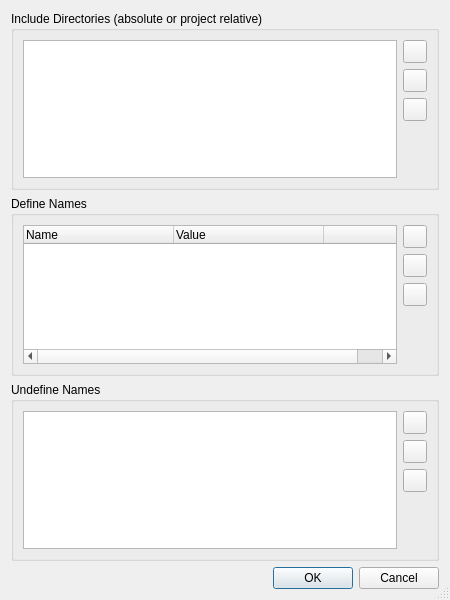
<?xml version="1.0" encoding="UTF-8"?>
<ui version="4.0">
 <class>IdlCompilerOptionsDialog</class>
 <widget class="QDialog" name="IdlCompilerOptionsDialog">
  <property name="geometry">
   <rect>
    <x>0</x>
    <y>0</y>
    <width>450</width>
    <height>600</height>
   </rect>
  </property>
  <property name="windowTitle">
   <string>IDL Compiler Options</string>
  </property>
  <property name="sizeGripEnabled">
   <bool>true</bool>
  </property>
  <layout class="QVBoxLayout" name="verticalLayout_4">
   <item>
    <widget class="QGroupBox" name="includeDirectoriesGroup">
     <property name="title">
      <string>Include Directories (absolute or project relative)</string>
     </property>
     <layout class="QHBoxLayout" name="horizontalLayout">
      <item>
       <widget class="QListWidget" name="idList">
        <property name="alternatingRowColors">
         <bool>true</bool>
        </property>
        <property name="sortingEnabled">
         <bool>true</bool>
        </property>
       </widget>
      </item>
      <item>
       <layout class="QVBoxLayout" name="verticalLayout">
        <item>
         <widget class="QToolButton" name="idAddButton">
          <property name="toolTip">
           <string>Add an include directory</string>
          </property>
         </widget>
        </item>
        <item>
         <widget class="QToolButton" name="idDeleteButton">
          <property name="toolTip">
           <string>Delete an include directory</string>
          </property>
         </widget>
        </item>
        <item>
         <widget class="QToolButton" name="idEditButton">
          <property name="toolTip">
           <string>Edit an include directory</string>
          </property>
         </widget>
        </item>
        <item>
         <spacer name="verticalSpacer">
          <property name="orientation">
           <enum>Qt::Vertical</enum>
          </property>
          <property name="sizeHint" stdset="0">
           <size>
            <width>20</width>
            <height>40</height>
           </size>
          </property>
         </spacer>
        </item>
       </layout>
      </item>
     </layout>
    </widget>
   </item>
   <item>
    <widget class="QGroupBox" name="groupBox">
     <property name="title">
      <string>Define Names</string>
     </property>
     <layout class="QHBoxLayout" name="horizontalLayout_2">
      <item>
       <widget class="QTreeWidget" name="dnList">
        <property name="alternatingRowColors">
         <bool>true</bool>
        </property>
        <property name="rootIsDecorated">
         <bool>false</bool>
        </property>
        <property name="itemsExpandable">
         <bool>false</bool>
        </property>
        <property name="sortingEnabled">
         <bool>false</bool>
        </property>
        <property name="allColumnsShowFocus">
         <bool>true</bool>
        </property>
        <attribute name="headerDefaultSectionSize">
         <number>150</number>
        </attribute>
        <attribute name="headerShowSortIndicator" stdset="0">
         <bool>false</bool>
        </attribute>
        <column>
         <property name="text">
          <string>Name</string>
         </property>
        </column>
        <column>
         <property name="text">
          <string>Value</string>
         </property>
        </column>
        <column>
         <property name="text">
          <string> </string>
         </property>
        </column>
       </widget>
      </item>
      <item>
       <layout class="QVBoxLayout" name="verticalLayout_2">
        <item>
         <widget class="QToolButton" name="dnAddButton">
          <property name="toolTip">
           <string>Add a name entry</string>
          </property>
         </widget>
        </item>
        <item>
         <widget class="QToolButton" name="dnDeleteButton">
          <property name="toolTip">
           <string>Delete a name entry</string>
          </property>
         </widget>
        </item>
        <item>
         <widget class="QToolButton" name="dnEditButton">
          <property name="toolTip">
           <string>Edit a name entry</string>
          </property>
         </widget>
        </item>
        <item>
         <spacer name="verticalSpacer_2">
          <property name="orientation">
           <enum>Qt::Vertical</enum>
          </property>
          <property name="sizeHint" stdset="0">
           <size>
            <width>20</width>
            <height>40</height>
           </size>
          </property>
         </spacer>
        </item>
       </layout>
      </item>
     </layout>
    </widget>
   </item>
   <item>
    <widget class="QGroupBox" name="groupBox_2">
     <property name="title">
      <string>Undefine Names</string>
     </property>
     <layout class="QHBoxLayout" name="horizontalLayout_3">
      <item>
       <widget class="QListWidget" name="unList">
        <property name="alternatingRowColors">
         <bool>true</bool>
        </property>
        <property name="sortingEnabled">
         <bool>true</bool>
        </property>
       </widget>
      </item>
      <item>
       <layout class="QVBoxLayout" name="verticalLayout_3">
        <item>
         <widget class="QToolButton" name="unAddButton">
          <property name="toolTip">
           <string>Add a name entry</string>
          </property>
         </widget>
        </item>
        <item>
         <widget class="QToolButton" name="unDeleteButton">
          <property name="toolTip">
           <string>Delete a name entry</string>
          </property>
         </widget>
        </item>
        <item>
         <widget class="QToolButton" name="unEditButton">
          <property name="toolTip">
           <string>Edit a name entry</string>
          </property>
         </widget>
        </item>
        <item>
         <spacer name="verticalSpacer_3">
          <property name="orientation">
           <enum>Qt::Vertical</enum>
          </property>
          <property name="sizeHint" stdset="0">
           <size>
            <width>20</width>
            <height>40</height>
           </size>
          </property>
         </spacer>
        </item>
       </layout>
      </item>
     </layout>
    </widget>
   </item>
   <item>
    <widget class="QDialogButtonBox" name="buttonBox">
     <property name="orientation">
      <enum>Qt::Horizontal</enum>
     </property>
     <property name="standardButtons">
      <set>QDialogButtonBox::Cancel|QDialogButtonBox::Ok</set>
     </property>
    </widget>
   </item>
  </layout>
 </widget>
 <tabstops>
  <tabstop>idList</tabstop>
  <tabstop>idAddButton</tabstop>
  <tabstop>idDeleteButton</tabstop>
  <tabstop>idEditButton</tabstop>
  <tabstop>dnList</tabstop>
  <tabstop>dnAddButton</tabstop>
  <tabstop>dnDeleteButton</tabstop>
  <tabstop>dnEditButton</tabstop>
  <tabstop>unList</tabstop>
  <tabstop>unAddButton</tabstop>
  <tabstop>unDeleteButton</tabstop>
  <tabstop>unEditButton</tabstop>
 </tabstops>
 <resources/>
 <connections>
  <connection>
   <sender>buttonBox</sender>
   <signal>accepted()</signal>
   <receiver>IdlCompilerOptionsDialog</receiver>
   <slot>accept()</slot>
   <hints>
    <hint type="sourcelabel">
     <x>248</x>
     <y>254</y>
    </hint>
    <hint type="destinationlabel">
     <x>157</x>
     <y>274</y>
    </hint>
   </hints>
  </connection>
  <connection>
   <sender>buttonBox</sender>
   <signal>rejected()</signal>
   <receiver>IdlCompilerOptionsDialog</receiver>
   <slot>reject()</slot>
   <hints>
    <hint type="sourcelabel">
     <x>316</x>
     <y>260</y>
    </hint>
    <hint type="destinationlabel">
     <x>286</x>
     <y>274</y>
    </hint>
   </hints>
  </connection>
 </connections>
</ui>
